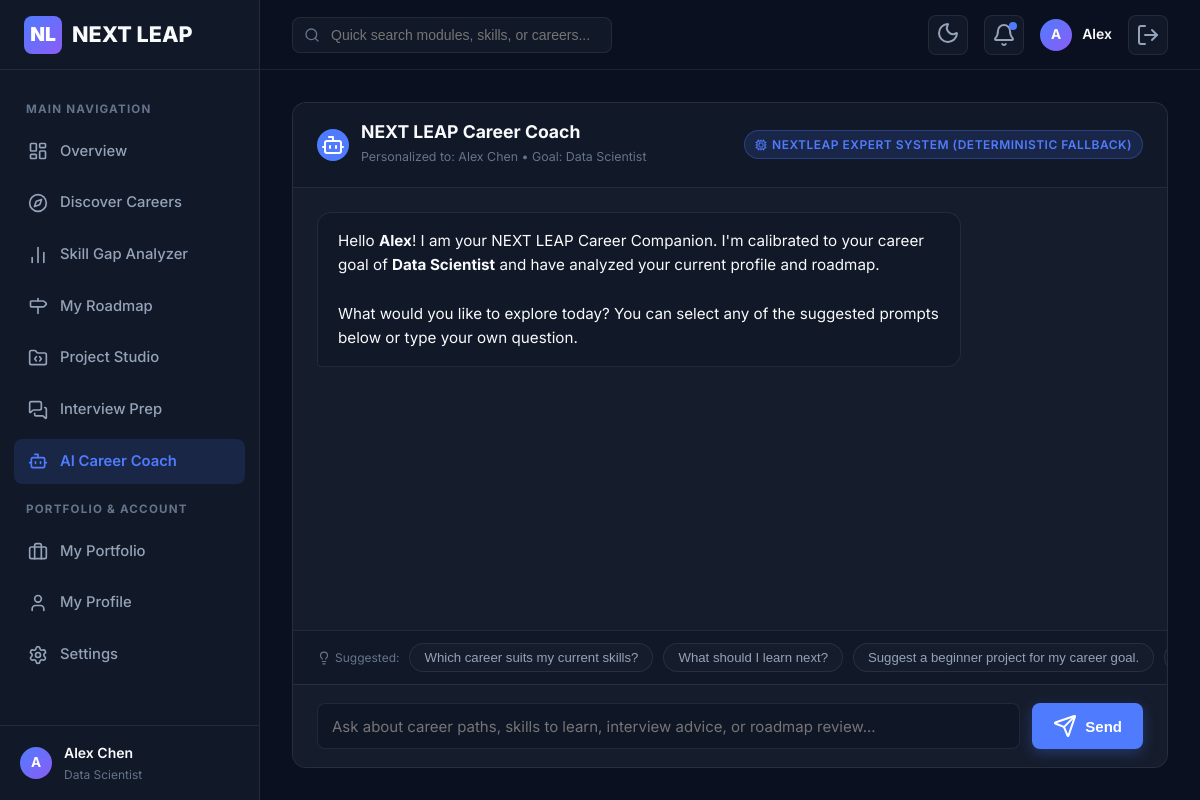
Page /coach (signed in) on the committed database.
### models/user.py (models this page shows, shortened)
class User(db.Model):
    __tablename__ = 'users'
    id = db.Column(db.Integer, primary_key=True)
    full_name = db.Column(db.String(120), nullable=False)
    email = db.Column(db.String(150), unique=True, nullable=False, index=True)
    password_hash = db.Column(db.String(256), nullable=False)
    education_level = db.Column(db.String(100), default="Undergraduate")
    current_course = db.Column(db.String(150), default="Computer Science & Engineering")
    interests = db.Column(db.String(500), default="Artificial Intelligence, Data Science, Web Development")
    preferred_career_goal = db.Column(db.String(100), default="Data Scientist")
    target_career_id = db.Column(db.Integer, nullable=True)
    learning_style = db.Column(db.String(50), default="Hands-on Project Building")
    weekly_hours = db.Column(db.Integer, default=12)
    bio = db.Column(db.Text, nullable=True)
    github_url = db.Column(db.String(250), nullable=True)
    linkedin_url = db.Column(db.String(250), nullable=True)
    portfolio_url = db.Column(db.String(250), nullable=True)
    theme_preference = db.Column(db.String(20), default="dark")
    created_at = db.Column(db.DateTime, default=datetime.utcnow)
    updated_at = db.Column(db.DateTime, default=datetime.utcnow, onupdate=datetime.utcnow)
    skills = db.relationship('UserSkill', backref='user', lazy='dynamic', cascade='all, delete-orphan')
    roadmaps = db.relationship('Roadmap', backref='user', lazy='dynamic', cascade='all, delete-orphan')
    projects = db.relationship('UserProject', backref='user', lazy='dynamic', cascade='all, delete-orphan')
    interview_attempts = db.relationship('InterviewAttempt', backref='user', lazy='dynamic', cascade='all, delete-orphan')
    notifications = db.relationship('Notification', backref='user', lazy='dynamic', cascade='all, delete-orphan')

### routes/coach.py (the view)
@coach_bp.route('/coach')
@login_required
def index():
    user = get_current_user()
    status = get_ai_status()
    suggested_prompts = [
        "Which career suits my current skills?",
        "What should I learn next?",
        "Suggest a beginner project for my career goal.",
        "Help me prepare for a Data Science interview.",
        "Review my learning roadmap."
    ]
    return render_template(
        'coach.html',
        user=user,
        ai_status=status,
        suggested_prompts=suggested_prompts
    )

### routes/auth.py (called while the page is built)
def login_required(f):
    @wraps(f)
    def decorated_function(*args, **kwargs):
        if 'user_id' not in session:
            flash("Please log in to access this page.", "warning")
            return redirect(url_for('auth.login', next=request.url))
        return f(*args, **kwargs)
    return decorated_function

def get_current_user():
    user_id = session.get('user_id')
    if user_id:
        return User.query.get(user_id)
    return None

### services/ai_service.py (called while the page is built)
def get_ai_status():
    if Config.GEMINI_API_KEY:
        return {"mode": "gemini", "label": "Gemini AI Engine Active", "is_llm": True}
    elif Config.OPENAI_API_KEY:
        return {"mode": "openai", "label": "OpenAI Engine Active", "is_llm": True}
    else:
        return {"mode": "rule_based", "label": "NextLeap Expert System (Deterministic Fallback)", "is_llm": False}

### templates/coach.html (shortened to what this page needs)
{% extends 'base.html' %}
{% block content %}
<div class="coach-container">
    <div class="coach-header">
        <div style="display:flex;align-items:center;gap:12px;">
            <div class="avatar avatar-sm" style="background:var(--accent-primary);">
                <i data-lucide="bot"></i>
            </div>
            <div>
                <h3 style="font-size:1.1rem;font-weight:700;">NEXT LEAP Career Coach</h3>
                <span style="font-size:0.775rem;color:var(--text-muted);">
                    Personalized to: {{ user.full_name }} &bull; Goal: {{ user.preferred_career_goal }}
                </span>
            </div>
        </div>
        <div>
            <span class="badge {% if ai_status.is_llm %}badge-success{% else %}badge-primary{% endif %}" title="Engine Status">
                <i data-lucide="{% if ai_status.is_llm %}sparkles{% else %}cpu{% endif %}" style="width:12px;height:12px;"></i>
                {{ ai_status.label }}
            </span>
        </div>
    </div>
    <div class="coach-messages" id="chatMessages">
        <div class="chat-bubble chat-bubble-assistant">
            Hello <strong>{{ user.full_name.split()[0] }}</strong>! I am your NEXT LEAP Career Companion.
            I'm calibrated to your career goal of <strong>{{ user.preferred_career_goal }}</strong> and have analyzed your current profile and roadmap.
            <br><br>
            What would you like to explore today? You can select any of the suggested prompts below or type your own question.
        </div>
    </div>
    <div class="prompt-suggestions">
        <span style="font-size:0.75rem;color:var(--text-muted);display:flex;align-items:center;gap:4px;">
            <i data-lucide="lightbulb" style="width:14px;height:14px;"></i> Suggested:
        </span>
        {% for prompt in suggested_prompts %}
            <button class="prompt-pill" data-prompt="{{ prompt }}">{{ prompt }}</button>
        {% endfor %}
    </div>
    <div class="coach-input-area">
        <input type="text" id="coachMessageInput" class="form-control" placeholder="Ask about career paths, skills to learn, interview advice, or roadmap review..." autocomplete="off">
        <button class="btn btn-primary" id="btnSendCoachMessage">
            <i data-lucide="send"></i>
            <span>Send</span>
        </button>
    </div>
</div>
{% endblock %}

### templates/base.html (shortened to what this page needs)
<!DOCTYPE html>
<html lang="en" data-theme="{{ current_user.theme_preference if current_user else 'dark' }}">
<head>
    <link rel="stylesheet" href="{{ url_for('static', filename='css/style.css') }}">
    <link rel="stylesheet" href="{{ url_for('static', filename='css/dashboard.css') }}">
</head>
<body>
    {% if current_user %}
    <div class="app-layout">
        <aside class="app-sidebar">
            <div class="sidebar-header">
                <a href="{{ url_for('dashboard.index') }}" class="nav-brand">
                    <div class="nav-brand-logo">NL</div>
                    <span>NEXT LEAP</span>
                </a>
            </div>
            <ul class="sidebar-menu">
                <li class="sidebar-menu-label">Main Navigation</li>
                <li class="sidebar-item {% if request.path == '/dashboard' %}active{% endif %}">
                    <a href="{{ url_for('dashboard.index') }}">
                        <i data-lucide="layout-dashboard"></i>
                        <span>Overview</span>
                    </a>
                </li>
                <li class="sidebar-item {% if '/careers' in request.path %}active{% endif %}">
                    <a href="{{ url_for('careers.index') }}">
                        <i data-lucide="compass"></i>
                        <span>Discover Careers</span>
                    </a>
                </li>
                <li class="sidebar-item {% if request.path == '/skill-gap' %}active{% endif %}">
                    <a href="{{ url_for('skills.index') }}">
                        <i data-lucide="bar-chart-2"></i>
                        <span>Skill Gap Analyzer</span>
                    </a>
                </li>
                <li class="sidebar-item {% if request.path == '/roadmap' %}active{% endif %}">
                    <a href="{{ url_for('roadmap.index') }}">
                        <i data-lucide="milestone"></i>
                        <span>My Roadmap</span>
                    </a>
                </li>
                <li class="sidebar-item {% if request.path == '/projects' %}active{% endif %}">
                    <a href="{{ url_for('projects.index') }}">
                        <i data-lucide="folder-code"></i>
                        <span>Project Studio</span>
                    </a>
                </li>
                <li class="sidebar-item {% if request.path == '/interviews' %}active{% endif %}">
                    <a href="{{ url_for('interviews.index') }}">
                        <i data-lucide="messages-square"></i>
                        <span>Interview Prep</span>
                    </a>
                </li>
                <li class="sidebar-item {% if request.path == '/coach' %}active{% endif %}">
                    <a href="{{ url_for('coach.index') }}">
                        <i data-lucide="bot"></i>
                        <span>AI Career Coach</span>
                    </a>
                </li>
                <li class="sidebar-menu-label">Portfolio & Account</li>
                <li class="sidebar-item {% if request.path == '/portfolio' %}active{% endif %}">
                    <a href="{{ url_for('projects.portfolio') }}">
                        <i data-lucide="briefcase"></i>
                        <span>My Portfolio</span>
                    </a>
                </li>
                <li class="sidebar-item {% if request.path == '/profile' %}active{% endif %}">
                    <a href="{{ url_for('profile.profile') }}">
                        <i data-lucide="user"></i>
                        <span>My Profile</span>
                    </a>
                </li>
                <li class="sidebar-item {% if request.path == '/settings' %}active{% endif %}">
                    <a href="{{ url_for('profile.settings') }}">
                        <i data-lucide="settings"></i>
                        <span>Settings</span>
                    </a>
                </li>
            </ul>
            <div class="sidebar-footer">
                <div class="user-mini-card">
                    <div class="avatar avatar-sm">{{ current_user.full_name[0] }}</div>
                    <div class="user-mini-info">
                        <div class="user-mini-name">{{ current_user.full_name }}</div>
                        <div class="user-mini-role">{{ current_user.preferred_career_goal }}</div>
                    </div>
                </div>
            </div>
        </aside>
        <main class="app-main">
            <header class="app-topbar">
                <div class="topbar-left">
                    <div class="search-box">
                        <i data-lucide="search"></i>
                        <input type="text" id="globalSearchInput" placeholder="Quick search modules, skills, or careers...">
                    </div>
                </div>
                <div class="topbar-right">
                    <button class="icon-btn" id="themeToggleBtn" title="Toggle Light/Dark Theme">
                        <span id="themeIcon"></span>
                    </button>
                    <div class="dropdown">
                        <button class="icon-btn" id="notifDropdownBtn" title="Notifications">
                            <i data-lucide="bell"></i>
                            {% if unread_notifications_count > 0 %}
                                <span class="notif-badge"></span>
                            {% endif %}
                        </button>
                    </div>
                    <a href="{{ url_for('profile.profile') }}" style="display:flex;align-items:center;gap:10px;text-decoration:none;">
                        <div class="avatar avatar-sm">{{ current_user.full_name[0] }}</div>
                        <span style="font-size:0.875rem;font-weight:600;color:var(--text-primary);" class="desktop-only">{{ current_user.full_name.split()[0] }}</span>
                    </a>
                    <a href="{{ url_for('auth.logout') }}" class="icon-btn" title="Sign Out">
                        <i data-lucide="log-out"></i>
                    </a>
                </div>
            </header>
            <div class="page-content">
                {% block content %}{% endblock %}
            </div>
        </main>
    </div>
    {% endif %}
</body>
</html>

### static/css/style.css (style rules this page uses)
:root { --bg-primary: #0B1020; --bg-secondary: #111827; --bg-card: #151C2C; --bg-card-hover: #1A2338; --bg-input: #0F1626; --border-color: rgba(255, 255, 255, 0.08); --border-hover: rgba(79, 124, 255, 0.35); --accent-primary: #4F7CFF; --accent-primary-hover: #3B66E8; --accent-secondary: #8B5CF6; --accent-secondary-hover: #7C3AED; --success: #22C55E; --success-bg: rgba(34, 197, 94, 0.12); --warning: #F59E0B; --warning-bg: rgba(245, 158, 11, 0.12); --danger: #EF4444; --danger-bg: rgba(239, 68, 68, 0.12); --info: #38BDF8; --info-bg: rgba(56, 189, 248, 0.12); --text-primary: #F8FAFC; --text-secondary: #94A3B8; --text-muted: #64748B; --shadow-sm: 0 2px 4px rgba(0, 0, 0, 0.2); --shadow-md: 0 4px 12px rgba(0, 0, 0, 0.3); --shadow-lg: 0 10px 25px rgba(0, 0, 0, 0.4); --shadow-accent: 0 0 20px rgba(79, 124, 255, 0.15); --radius-sm: 8px; --radius-md: 14px; --radius-lg: 18px; --radius-full: 9999px; --transition: all 0.2s cubic-bezier(0.16, 1, 0.3, 1); --sidebar-width: 260px; --topbar-height: 70px; }
*, *::before, *::after { box-sizing: border-box; margin: 0; padding: 0; }
html, body { font-family: 'Inter', -apple-system, BlinkMacSystemFont, 'Segoe UI', Roboto, sans-serif; background-color: var(--bg-primary); color: var(--text-primary); line-height: 1.6; -webkit-font-smoothing: antialiased; min-height: 100vh; }
a { color: var(--accent-primary); text-decoration: none; transition: var(--transition); }
h1, h2, h3, h4, h5, h6 { font-weight: 700; line-height: 1.25; color: var(--text-primary); }
.btn { display: inline-flex; align-items: center; justify-content: center; gap: 8px; padding: 10px 20px; font-size: 0.938rem; font-weight: 600; border-radius: var(--radius-sm); border: 1px solid transparent; cursor: pointer; transition: var(--transition); text-decoration: none; white-space: nowrap; }
.btn-primary { background: var(--accent-primary); color: #FFFFFF; box-shadow: 0 4px 14px rgba(79, 124, 255, 0.3); }
.badge { display: inline-flex; align-items: center; gap: 5px; padding: 4px 10px; font-size: 0.75rem; font-weight: 600; border-radius: var(--radius-full); text-transform: uppercase; letter-spacing: 0.5px; }
.badge-primary { background: rgba(79, 124, 255, 0.15); color: var(--accent-primary); border: 1px solid rgba(79, 124, 255, 0.3); }
.form-control { width: 100%; padding: 11px 14px; font-size: 0.938rem; font-family: inherit; background: var(--bg-input); border: 1px solid var(--border-color); border-radius: var(--radius-sm); color: var(--text-primary); outline: none; transition: var(--transition); }
.nav-brand { display: flex; align-items: center; gap: 10px; font-size: 1.35rem; font-weight: 800; color: var(--text-primary); }
.nav-brand-logo { width: 38px; height: 38px; background: linear-gradient(135deg, var(--accent-primary), var(--accent-secondary)); border-radius: var(--radius-sm); display: flex; align-items: center; justify-content: center; color: #FFFFFF; font-weight: 900; font-size: 1.2rem; }

### rows in the picture
User: full_name "A", full_name "Alex Chen", preferred_career_goal "Data Scientist", full_name "Alex"

### other values in the picture
{{ ai_status.label }} "NEXTLEAP EXPERT SYSTEM (DETERMINISTIC FALLBACK)"
{{ prompt }} "Which career suits my current skills?" "What should I learn next?" "Suggest a beginner project for my career goal."
